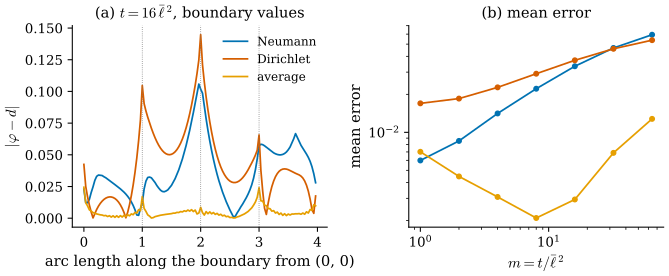

Generate this figure with Python:
"""Figure 44.6.3: boundary conditions for the heat step on a planar square (Section 44.6, Example 44.6.12).

Mesh dgmesh.grid_mesh on [0, 1]^2 with 32 x 32 squares (alternate diagonals); source: the vertex (0.25, 0.375); exact
distance: Euclidean (the square is convex). Step I with zero Neumann data (L as is, Proposition 42.5.8), with u = 0 on
the boundary (Dirichlet, Proposition 42.5.7), or the average of the two (ch44.HeatMethod bc = ...); step III always
with the natural (Neumann) condition.
(a) |phi - d| along the boundary, parametrised by arc length from (0, 0) counterclockwise, for t = 16 (mean edge)^2.
(b) mean error against m = t / (mean edge length)^2.
Self-checks: for m >= 4 the average has the smallest mean error of the three.

Run from the project root: PYTHONPATH=tools python3 chapters/44-discrete-geodesics/figures/fig-44-6-3-boundary.py
"""

import pathlib
import sys

import dgmesh as dm
import dgfig

dgfig.setup()
import matplotlib.pyplot as plt  # noqa: E402
import numpy as np  # noqa: E402

sys.path.insert(0, str(pathlib.Path(__file__).resolve().parents[1] / "lib"))
import ch44  # noqa: E402

col = dgfig.COLORS
xs = np.linspace(0, 1, 33)
V, F = dm.grid_mesh(xs, xs)
s = int(np.argmin(np.linalg.norm(V - [0.25, 0.375, 0], axis=1)))
ex = np.linalg.norm(V - V[s], axis=1)
m = dm.mass_voronoi(V, F)
loop = dm.boundary_loop(F)
P = V[loop]
start = int(np.argmin(np.linalg.norm(P, axis=1)))
loop = np.roll(loop, -start)
P = V[loop]
arc = np.concatenate([[0], np.cumsum(np.linalg.norm(np.diff(P, axis=0), axis=1))])
styles = {"neumann": (col["tangent"], "Neumann"), "dirichlet": (col["normal"], "Dirichlet"), "average": (col["accent"], "average")}
fig, (axa, axb) = plt.subplots(1, 2, figsize=(7.0, 3.0))
for bc, (c_, lab) in styles.items():
    phi = ch44.HeatMethod(V, F, m_t=16, bc=bc).distance(s)
    axa.plot(arc, np.abs(phi - ex)[loop], color=c_, lw=1.3, label=lab)
for x_ in (1, 2, 3):
    axa.axvline(x_, color=col["aux"], lw=0.6, ls=":")
axa.set_xlabel("arc length along the boundary from (0, 0)")
axa.set_ylabel(r"$|\varphi - d|$")
axa.legend(frameon=False, fontsize=9)
axa.spines[["top", "right"]].set_visible(False)
axa.set_title(r"(a) $t = 16\,\bar\ell^{\,2}$, boundary values", fontsize=11)
ms = [1, 2, 4, 8, 16, 32, 64]
table = {}
for bc, (c_, lab) in styles.items():
    errs = [float(m @ np.abs(ch44.HeatMethod(V, F, m_t=mm, bc=bc).distance(s) - ex) / m.sum()) for mm in ms]
    table[bc] = errs
    axb.loglog(ms, errs, "o-", color=c_, lw=1.3, ms=3.5, label=lab)
for k, mm in enumerate(ms):
    if mm >= 4:
        assert table["average"][k] < min(table["neumann"][k], table["dirichlet"][k])
print({bc: [round(e, 4) for e in v] for bc, v in table.items()})
axb.set_xlabel(r"$m = t/\bar\ell^{\,2}$")
axb.set_ylabel("mean error")
axb.spines[["top", "right"]].set_visible(False)
axb.set_title("(b) mean error", fontsize=11)
fig.subplots_adjust(left=0.1, right=0.98, top=0.88, bottom=0.18, wspace=0.32)
dgfig.save(fig, __file__)
